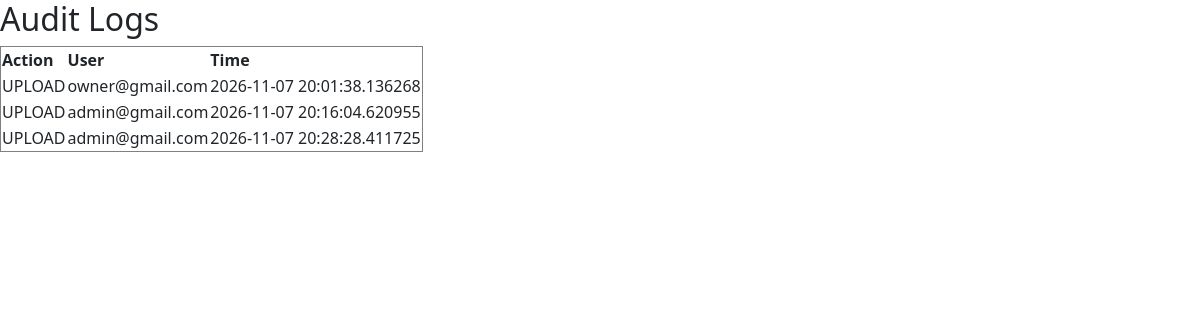
The page /logs (signed in) on the database its author committed.
### models.py (models this page shows)
class AuditLog(db.Model):
    id = db.Column(db.Integer, primary_key=True)
    action = db.Column(db.String(100))
    user_email = db.Column(db.String(120))
    created_at = db.Column(db.String(100))

### app.py (the view)
@app.route("/logs")
@login_required
def logs():
    all_logs = AuditLog.query.all()
    return render_template(
        "logs.html",
        logs=all_logs
    )

### app.py (called while the page is built)
@login_manager.user_loader
def load_user(user_id):
    return User.query.get(int(user_id))

### templates/logs.html
<!DOCTYPE html>
<html>
<body>
<link href="https://cdn.jsdelivr.net/npm/bootstrap@5.3.3/dist/css/bootstrap.min.css" rel="stylesheet">
<h2>Audit Logs</h2>
<table border="1">
<tr>
<th>Action</th>
<th>User</th>
<th>Time</th>
</tr>
{% for log in logs %}
<tr>
<td>{{ log.action }}</td>
<td>{{ log.user_email }}</td>
<td>{{ log.created_at }}</td>
</tr>
{% endfor %}
</table>
</body>
</html>

### rows shown on the page
AuditLog: action "UPLOAD", user_email "owner@gmail.com", created_at "2026-11-07 20:01:38.136268"
AuditLog: action "UPLOAD", user_email "admin@gmail.com", created_at "2026-11-07 20:16:04.620955"
AuditLog: action "UPLOAD", user_email "admin@gmail.com", created_at "2026-11-07 20:28:28.411725"
